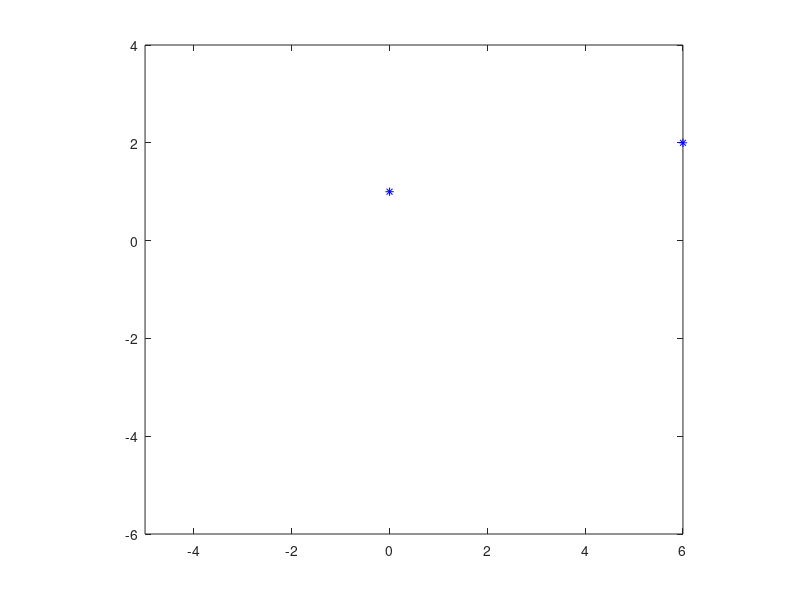

The MATLAB source for this figure: (Note: this script raises an error after producing the figure.)
clear

px = [0 6 10];
py = [1 2 0];
plot(px, py, 'b*');

axis([ -5 6 -6 4 ]); axis equal;
hold on;

t0 = -1; t1 = 0; t2 = 1; t3 = 2;
vx = [3 2 2]; vy = [4 -3 4];

syms a3 a2 a1 a0 t

c(t) = a3 * t^3 + a2 * t^2 + a1 * t + a0;
cd(t) = diff(c, t)

e = [ c(t0) == px(1), c(t1) == px(2), cd(t0) == vx(1), cd(t1) == vx(2) ];
m = solve( e, [a3 a2 a1 a0] );
x(t) = subs( c, [a3 a2 a1 a0], [m.a3, m.a2, m.a1, m.a0] );

e = [ c(t0) == py(1), c(t1) == py(2), cd(t0) == vy(1), cd(t1) == vy(2) ];
m = solve( e, [a3 a2 a1 a0] );
y(t) = subs( c, [a3 a2 a1 a0], [m.a3, m.a2, m.a1, m.a0] );


fplot(x, y, [t0,t1])


e = [ c(t2) == px(2), c(t3) == px(3), cd(t2) == vx(2), cd(t3) == vx(3) ];
m = solve( e, [a3 a2 a1 a0] );
x(t) = subs( c, [a3 a2 a1 a0], [m.a3, m.a2, m.a1, m.a0] );

e = [ c(t2) == py(2), c(t3) == py(3), cd(t2) == vy(2), cd(t3) == vy(3) ];
m = solve( e, [a3 a2 a1 a0] );
y(t) = subs( c, [a3 a2 a1 a0], [m.a3, m.a2, m.a1, m.a0] );

fplot(x,y, [t2,t3])
